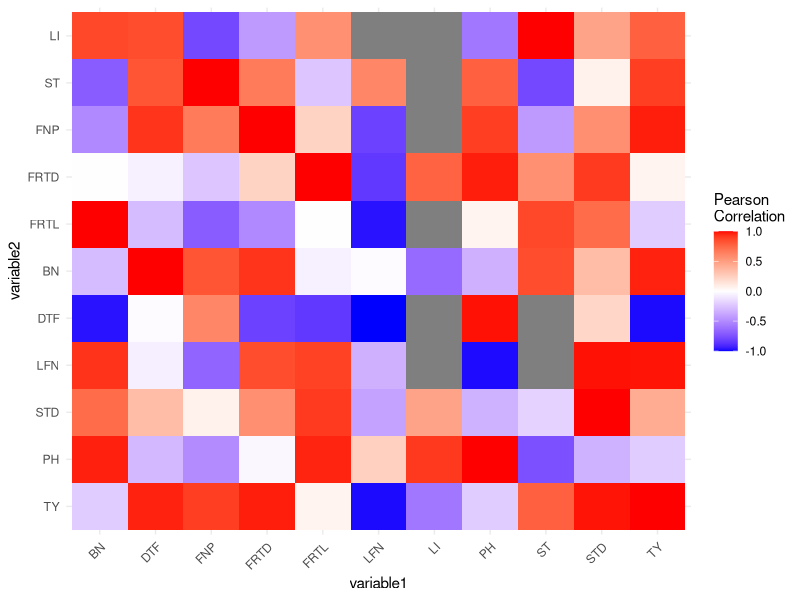
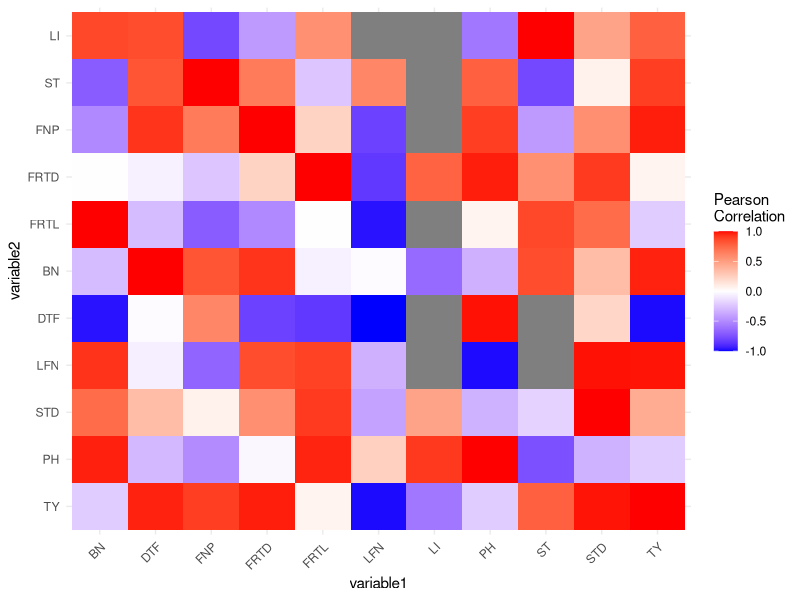

These charts were generated, in order, by the following R code: (Note: this script raises an error after producing the figures.)
# Load necessary packages
library(ggplot2)
library(reshape2)

# Define the correlation matrix
corr<-data.frame(
  TY = c(1.00, -.216, .984, -.985, .962, -.218, .060, .972, .899, .777, -.590),
  PH = c(-.216, 1.00, -.332, .245, -.310, .967, .960, -.032, -.501, -.756, .912),
  STD = c(.428, -.332, 1.00, -.402, .350, .733, .910, .571, .069, -.192, .473),
  LFN = c(.984, -.983, .987, -.340, -.067, .929, .890, .850, -.670, NA, NA),
  DTF = c(-.985, .987, .215, -1.00, -.016, -.971, -.852, -.816, .612, NA, NA),
  BN = c(.962, -.340, .350, -.016, 1.00, -.293, -.059, .926, .821, .851, -.645),
  FRTL = c(-.218, .060, .733, -.971, -.293, 1.00, -.003, -.515, -.707, .867, NA),
  FRTD = c(.060, .972, .910, -.852, -.059, -.003, 1.00, .232, -.243, .565, .767),
  FNP = c(.972, .899, .571, -.816, .926, -.515, .232, 1.00, .664, -.437, NA),
  ST = c(.899, .777, .069, .612, .821, -.707, -.243, .664, 1.00, -.788, NA),
  LI = c(.777, -.590, .473, NA, .851, .867, .565, -.437, -.788, 1.00, NA)
)
rownames(corr)<-colnames(corr)<- c("TY", "PH", "STD", "LFN", "DTF", "BN", "FRTL", "FRTD", "FNP", "ST", "LI")

# Convert the correlation matrix to a data frame
corr_df <- as.data.frame(corr)

# Add row names as a column
corr_df$variable1 <- rownames(corr_df)

# Melt the data frame, setting the row names column as the id variable
melted_corr <- melt(corr_df, id.vars = "variable1", variable.name = "variable2", value.name = "value")

# Plot the heatmap
ggplot(melted_corr, aes(x=variable1, y=variable2, fill=value)) + 
  geom_tile() + 
  scale_fill_gradient2(low = "blue", mid = "white", high = "red", 
                       midpoint = 0, limit = c(-1,1), space = "Lab",
                       name="Pearson\nCorrelation") +
  theme_minimal() +
  theme(axis.text.x = element_text(angle = 45, hjust = 1))
ggsave("correlation_matrix.emf", plot = last_plot(), device = "emf")


#here i discribe the process of making the circular correlation heat map in this 
discribtions.



#to creat the circular heat map of the correlation marix 
library(ggplot2)
library(reshape2)

# Define the correlation matrix
corr<-data.frame(
  TY = c(1.00, -.216, .984, -.985, .962, -.218, .060, .972, .899, .777, -.590),
  PH = c(-.216, 1.00, -.332, .245, -.310, .967, .960, -.032, -.501, -.756, .912),
  STD = c(.428, -.332, 1.00, -.402, .350, .733, .910, .571, .069, -.192, .473),
  LFN = c(.984, -.983, .987, -.340, -.067, .929, .890, .850, -.670, NA, NA),
  DTF = c(-.985, .987, .215, -1.00, -.016, -.971, -.852, -.816, .612, NA, NA),
  BN = c(.962, -.340, .350, -.016, 1.00, -.293, -.059, .926, .821, .851, -.645),
  FRTL = c(-.218, .060, .733, -.971, -.293, 1.00, -.003, -.515, -.707, .867, NA),
  FRTD = c(.060, .972, .910, -.852, -.059, -.003, 1.00, .232, -.243, .565, .767),
  FNP = c(.972, .899, .571, -.816, .926, -.515, .232, 1.00, .664, -.437, NA),
  ST = c(.899, .777, .069, .612, .821, -.707, -.243, .664, 1.00, -.788, NA),
  LI = c(.777, -.590, .473, NA, .851, .867, .565, -.437, -.788, 1.00, NA)
)
rownames(corr)<-colnames(corr)<- c("TY", "PH", "STD", "LFN", "DTF", "BN", "FRTL", "FRTD", "FNP", "ST", "LI")

# Convert the correlation matrix to a data frame
corr_df <- as.data.frame(corr)

# Add row names as a column
corr_df$variable1 <- rownames(corr_df)

# Melt the data frame, setting the row names column as the id variable
melted_corr <- melt(corr_df, id.vars = "variable1", variable.name = "variable2", value.name = "value")

# Define the plot
ggplot(melted_corr, aes(x=variable1, y=variable2, fill=value)) + 
  geom_tile() + 
  scale_fill_gradient2(low = "blue", mid = "white", high = "red", 
                       midpoint = 0, limit = c(-1,1), space = "Lab",
                       name="Pearson\nCorrelation") +
  coord_polar() +
  theme_minimal() +
  theme(axis.text.x = element_text(angle = 45, hjust = 1))

